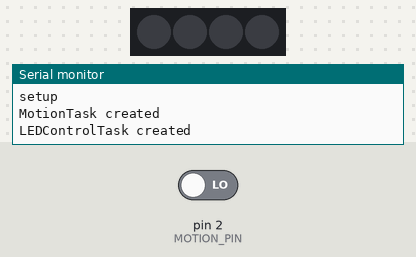
A sketch run on a simulated Arduino Uno, built with avr-gcc and run on an emulated ATmega328P. Shown: 4 RGB LEDs in strip order, left to right, the last lines printed to the serial monitor. The inputs (shaded band) are chosen by the test bench; at power-on: pin 2 (MOTION_PIN) LOW. Dim RGB values are drawn brighter than linear.

Above: at 1.2 s.
1.3 s: pin 2 (MOTION_PIN) driven HIGH
At 2.7 s:
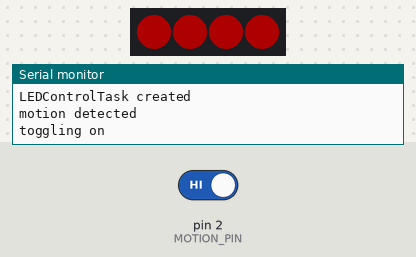
4.4 s: pin 2 (MOTION_PIN) driven HIGH
Timing chart, 0 to 11.9 s (numbered marks = the images above; inputs shaded):
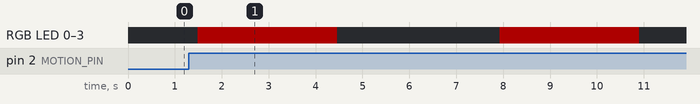

Measured:
- after the input at 1.3 s, RGB LED 0–3: off → RGB(50, 0, 0) after 0.19 s

The sketch:

prototype_5.ino
```cpp
// --- Includes and Definitions ---
#include <Arduino_FreeRTOS.h>
#include <semphr.h>
#include <hp_BH1750.h>
#include <FastLED.h>

#define MAX_LUX 3000          // Sets upper limit for Lux
#define NUM_LEDS 4           // Number of LEDs used in strip
#define INIT_BRIGHTNESS 50    // Sets initial brightness for strip

#define MOTION_PIN 2          // PIR sensor input
#define LED_PIN 9             // PWM-capable pin for LED strip

hp_BH1750 BH1750;             // Ambient Sensor
CRGB leds[NUM_LEDS];

// --- Shared Variables ---
volatile bool motionDetected = false;
volatile int targetBrightness = INIT_BRIGHTNESS;
volatile int currentBrightness = INIT_BRIGHTNESS;
volatile int isOn = 0;

// --- Task Prototypes ---
void MotionTask(void *pvParameters);
void LightSensorTask(void *pvParameters);
void LEDControlTask(void *pvParameters);

// --- Setup ---
void setup() {
  pinMode(MOTION_PIN, INPUT);
  pinMode(LED_PIN, OUTPUT);

  Serial.begin(9600);
  Serial.print("setup\n");

  // Initialize sensor, print if failed
  bool avail = BH1750.begin(BH1750_TO_GROUND);
  if (!avail) {
    Serial.println("No BH1750 sensor found!");
    while (true) {};
  }

  // Setup LED strip
  FastLED.addLeds<WS2812B, LED_PIN, GRB>(leds, NUM_LEDS);
  FastLED.setBrightness(INIT_BRIGHTNESS); // 0-255

  // Create tasks
  BaseType_t result;

  result = xTaskCreate(MotionTask, "Motion", 86, NULL, 2, NULL); //96
  Serial.println(result == pdPASS ? "MotionTask created" : "MotionTask creation failed");
  /*
  result = xTaskCreate(LightSensorTask, "LightSensor", 128, NULL, 1, NULL); //128
  Serial.println(result == pdPASS ? "LightSensorTask created" : "LightSensorTask creation failed");
  */
  result = xTaskCreate(LEDControlTask, "LEDControl", 128, NULL, 1, NULL); //128
  Serial.println(result == pdPASS ? "LEDControlTask created" : "LEDControlTask creation failed");
}
void loop() {
}

// --- Task Definitions ---

// Motion Detection Task
void MotionTask(void *pvParameters) {
  while (true) {
    if (digitalRead(MOTION_PIN) == HIGH) {
      Serial.println("motion detected");
      motionDetected = true;  // Notify LED task
      vTaskDelay(pdMS_TO_TICKS(3000)); //delay task until lockout period ends
    } else {
      motionDetected = false;
    }
    vTaskDelay(pdMS_TO_TICKS(100));  // Poll every 100ms
  }
}
/*
// Ambient Light Sensor Task
void LightSensorTask(void *pvParameters) {
  while (true) {
    BH1750.start();   //starts a measurement
    int lux = (int)BH1750.getLux();  //  waits until a conversion finished
    if(lux>255){lux=MAX_LUX;} //caps lux input to 3000
    targetBrightness = lux;
    vTaskDelay(pdMS_TO_TICKS(300));  // Sample every 300ms
  }
}
*/
// LED Control Task
void LEDControlTask(void *pvParameters) {
  while (true) {
    if (motionDetected && !isOn) {
      Serial.println("toggling on");
      motionDetected = false;
      isOn=1;
      currentBrightness = (currentBrightness + targetBrightness)/2;    // Set brightness to average of target and current
      FastLED.setBrightness(currentBrightness);
      FastLED.show();
      stripRedSolid();
    }
    else if(motionDetected && isOn) {
      Serial.println("toggling off");
      motionDetected = false;
      isOn=0;
      FastLED.clear();  // Turn off LED
      FastLED.show();
    }
    vTaskDelay(pdMS_TO_TICKS(500)); //poll every half second
  }
}

// Helper Functions
void stripRedSolid(){
  for(int i=0;i<NUM_LEDS;i++){
    leds[i] = CRGB::Red;
  }
  FastLED.show();
}
```
